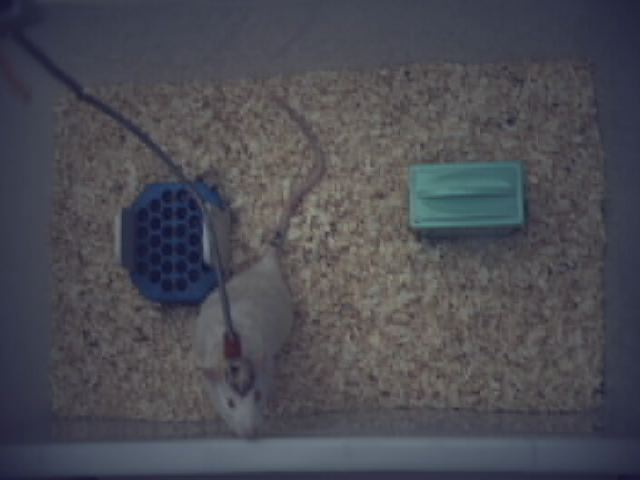
%> input picture Examples/Demo programs/Vision/Video Processing Machine/W_L_Object 10 07 2017 (green and blue objects)/Object 22 Session 2/time 17-07-10 15-16-42 0001.jpg, 640 x 480 px
$ octave reconstruct_01.m   (GNU Octave 9; MATLAB toolbox functions it lacks are replaced by stand-ins)
%> lines starting %> are read from the running program, lines starting %| are printed output that depends on the picture
%
% (c) 2017 Alexei A. Morozov
%
% This Matlab script creates the inverse matrix of
% projective transformation and reconstructs source
% image of given scene.
%
clc;
close('all');
clear('all');
%
InputImage= 'time 17-07-10 15-16-42 0001.jpg';
%
disp(['Input image: ',InputImage]);
%
% Input data:
%
% input_points
% m-by-2, double matrix containing the x- and y-coordinates
% of defining points in physical space (in meters).
% base_points
% m-by-2, double matrix containing the x- and y-coordinates
% of defining points in the video (in pixels).
%
%      For instance:
%          Point (Col,Row) (pixels)  (X,Y) (meters)
%              1 (64,88)             (0,6.715)
%              2 (211,40)            (11.16,6.70)
%              3 (349,184)           (15.45,1.90)
%              4 (39,187)            (0,0)
%
% input_points= [0,  6.715; 11.16, 6.70; 15.45, 1.90; 0,  0];
% base_points=  [64, 88;    211,   40;   349,   184;  39, 187];
%
input_points= [ 0,  0; 0.56,  0; 0.56, 0.30;  0, 0.30];
base_points=  [57, 85;  589, 60;  601,  411; 50,  415];
%
ExpectedMinimalX= -1; % [meters]
ExpectedMaximalX=  1; % [meters]
ExpectedMinimalY= -1; % [meter]
ExpectedMaximalY=  1; % [meters]
%
disp(['Expected minimal X: ',num2str(ExpectedMinimalX),' [m]']);
disp(['Expected maximal X: ',num2str(ExpectedMaximalX),' [m]']);
disp(['Expected minimal Y: ',num2str(ExpectedMinimalY),' [m]']);
disp(['Expected maximal Y: ',num2str(ExpectedMaximalY),' [m]']);
%
disp('X,Y co-ordinates of defining points in meters:');
disp(num2str(input_points,' %0.4f'));
disp('X,Y co-ordinates of defining points in pixels:');
disp(num2str(base_points,' %0.4f'));
%
t_proj= cp2tform(input_points,base_points,'projective');
T= t_proj.tdata.T;
M= t_proj.tdata.Tinv;
%
disp('Projective transformation matrix:');
disp(num2str(T,' %0.4f'));
%
disp('Inverse matrix of projective transformation:');
disp(num2str(M,' %0.4f'));
disp('This matrix is to be used in the demos.');
%
disp('=======================================');
disp('Self-check (1): Image -> Physical space');
disp('=======================================');
%
for n=1:4,
	u= base_points(n,1);
	v= base_points(n,2);
	disp(['Expected: u=',num2str(u),' v=',num2str(v)]);
	x= input_points(n,1);
	y= input_points(n,2);
	Q= T'*[x;y;1];
	Q= Q / Q(3);
	u= Q(1);
	v= Q(2);
	disp(['Obtained: u=',num2str(u),' v=',num2str(v)]);
end;
%
disp('=======================================');
disp('Self-check (2): Physical space -> Image');
disp('=======================================');
%
for n=1:4,
	x= input_points(n,1);
	y= input_points(n,2);
	disp(['Expected: x=',num2str(x),' y=',num2str(y)]);
	u= base_points(n,1);
	v= base_points(n,2);
	Q= M'*[u;v;1];
	Q= Q / Q(3);
	x= Q(1);
	y= Q(2);
	disp(['Obtained: x=',num2str(x),' y=',num2str(y)]);
end;
%
disp('=======================================');
disp('Read and display input image');
disp('=======================================');
%
Iin= imread(InputImage);
%> Iin is the input picture: size 480x640x3 uint8; mean R, G, B 75.6, 76, 83.4
%
Fig= 1001;
figure(Fig);
set(figure(Fig),'Color',[1,1,1]);
set(figure(Fig),'NumberTitle','off');
set(figure(Fig),'name',['Transformed image: ',InputImage]);
%
imshow(Iin);
%
title(	['Transformed image: ',InputImage],...
	'FontName','Arial',...
	'FontSize',18,...
	'FontWeight','bold',...
	'interpreter','none');
set(gca,'FontName','Arial');
set(gca,'FontSize',18);
set(gca,'FontWeight','bold');
%
disp('=======================================');
disp('Reconstruct and display source image');
disp('=======================================');
%
Matrix= im2double(Iin);
[Height,Width,N3]= size(Matrix);
%> Height = 480; Width = 640; N3 = 3
%
W= zeros(Height,Width);
H= zeros(Height,Width);
%
for n=1:Width,
	for m=1:Height;
		Vector1= [n;m;1];
		Vector2= M'*Vector1;
		Vector3= Vector2 / Vector2(3);
		W(m,n)= Vector3(1);
		H(m,n)= Vector3(2);
	end;
end;
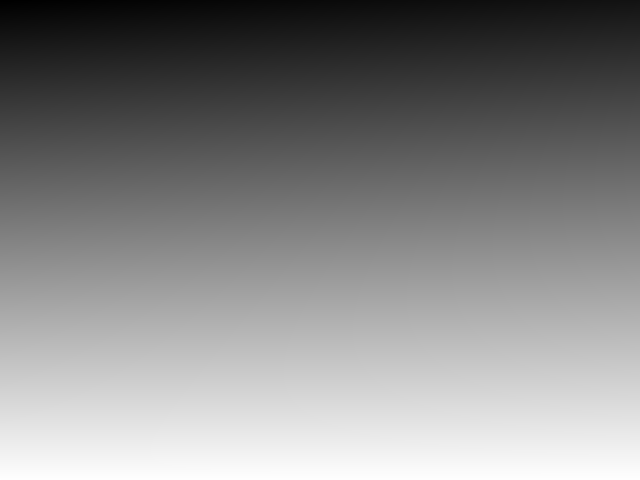
%> H: size 480x640 double; min -0.0829, max 0.357, mean 0.149; drawn with min black and max white
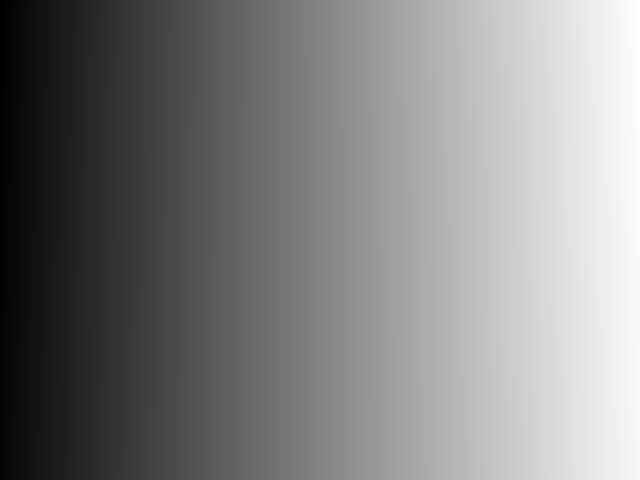
%> W: size 480x640 double; min -0.0658, max 0.612, mean 0.281; drawn with min black and max white
%
for n=1:Width,
	for m=1:Height;
		V1= W(m,n);
		V2= H(m,n);
		if V1 < ExpectedMinimalX,
			V1= ExpectedMinimalX;
		end;
		if V1 > ExpectedMaximalX,
			V1= ExpectedMaximalX;
		end;
		if V2 < ExpectedMinimalY,
			V2= ExpectedMinimalY;
		end;
		if V2 > ExpectedMaximalY,
			V2= ExpectedMaximalY;
		end;
		W(m,n)= V1;
		H(m,n)= V2;
	end;
end;
%
MinW= min(min(W));
%> MinW = -0.0658
MaxW= max(max(W));
%> MaxW = 0.612
MinH= min(min(H));
%> MinH = -0.0829
MaxH= max(max(H));
%> MaxH = 0.357
%
W= (W - MinW) ./ (MaxW - MinW) * (Width - 1) + 1;
H= (H - MinH) ./ (MaxH - MinH) * (Height - 1) + 1;
%
D= zeros(Height,Width,N3);
%
for n=1:Width,
	for m=1:Height;
		M1= round(H(m,n));
		if M1 < 1 || M1 > Height,
			continue;
		end;
		N1= round(W(m,n));
		if N1 < 1 || N1 > Width,
			continue;
		end;
		D(M1,N1,:)= Matrix(m,n,:);
	end;
end;
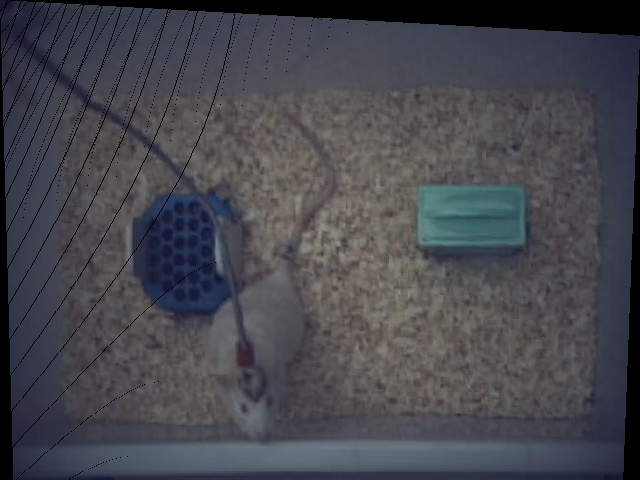
%> D: size 480x640x3 double; mean R, G, B 0.275, 0.276, 0.303
%
output= D;
%
Fig= 1002;
figure(Fig);
set(figure(Fig),'Color',[1,1,1]);
set(figure(Fig),'NumberTitle','off');
set(figure(Fig),'name','Reconstructed image');
%
imshow(output);
%
title(	'Reconstructed image',...
	'FontName','Arial',...
	'FontSize',18,...
	'FontWeight','bold',...
	'interpreter','none');
set(gca,'FontName','Arial');
set(gca,'FontSize',18);
set(gca,'FontWeight','bold');
%
imwrite(output,'reconstructed_01.png','png');
